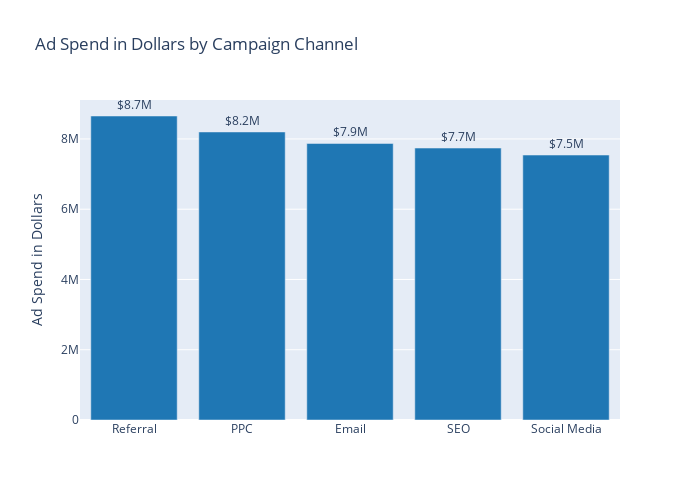

Here is the notebook cell this chart was saved with:
### Markdown cell above
#### Expenditure for each campaign

### Code cell
df_channel = run_query("""
    SELECT DISTINCT campaignchannel AS "Campaign channel",
    SUM(adspend) AS "Ad Spend"
    FROM digital_marketing
    GROUP BY 1
    ORDER BY 2 DESC;
    
""")
fig = px.bar(df_channel, x = "Campaign channel", y = "Ad Spend",
             color='Campaign channel', text = 'Ad Spend',
             title='Ad Spend in Dollars by Campaign Channel',
            color_discrete_sequence=['#1f77b4', '#1f77b4', '#1f77b4', '#1f77b4', '#1f77b4'])

fig.update_traces(texttemplate='$%{text:.2s}', textposition='outside')
fig.update_layout(yaxis_title='Ad Spend in Dollars', xaxis_title='', height=500, width = 700)
fig.update_layout(showlegend=False)

# Save as PNG (or use .jpeg, .pdf, etc.)
fig.write_image("ad_spend_by_campaign_channel.png", scale = 3)  
Image("ad_spend_by_campaign_channel.png")
fig.show()

### Figure 1 — Plotly figure (JSON) as saved in the notebook; plotly's stock layout.template omitted (floating-point values rounded to 4 significant figures)
{"data": [{"hovertemplate": "Campaign channel=%{x}<br>Ad Spend=%{text}<extra></extra>", "legendgroup": "Referral", "marker": {"color": "#1f77b4", "pattern": {"shape": ""}}, "name": "Referral", "orientation": "v", "showlegend": true, "text": [8654000.0], "textposition": "outside", "texttemplate": "$%{text:.2s}", "type": "bar", "x": ["Referral"], "xaxis": "x", "y": [8654000.0], "yaxis": "y"}, {"hovertemplate": "Campaign channel=%{x}<br>Ad Spend=%{text}<extra></extra>", "legendgroup": "PPC", "marker": {"color": "#1f77b4", "pattern": {"shape": ""}}, "name": "PPC", "orientation": "v", "showlegend": true, "text": [8199000.0], "textposition": "outside", "texttemplate": "$%{text:.2s}", "type": "bar", "x": ["PPC"], "xaxis": "x", "y": [8199000.0], "yaxis": "y"}, {"hovertemplate": "Campaign channel=%{x}<br>Ad Spend=%{text}<extra></extra>", "legendgroup": "Email", "marker": {"color": "#1f77b4", "pattern": {"shape": ""}}, "name": "Email", "orientation": "v", "showlegend": true, "text": [7872000.0], "textposition": "outside", "texttemplate": "$%{text:.2s}", "type": "bar", "x": ["Email"], "xaxis": "x", "y": [7872000.0], "yaxis": "y"}, {"hovertemplate": "Campaign channel=%{x}<br>Ad Spend=%{text}<extra></extra>", "legendgroup": "SEO", "marker": {"color": "#1f77b4", "pattern": {"shape": ""}}, "name": "SEO", "orientation": "v", "showlegend": true, "text": [7741000.0], "textposition": "outside", "texttemplate": "$%{text:.2s}", "type": "bar", "x": ["SEO"], "xaxis": "x", "y": [7741000.0], "yaxis": "y"}, {"hovertemplate": "Campaign channel=%{x}<br>Ad Spend=%{text}<extra></extra>", "legendgroup": "Social Media", "marker": {"color": "#1f77b4", "pattern": {"shape": ""}}, "name": "Social Media", "orientation": "v", "showlegend": true, "text": [7542000.0], "textposition": "outside", "texttemplate": "$%{text:.2s}", "type": "bar", "x": ["Social Media"], "xaxis": "x", "y": [7542000.0], "yaxis": "y"}], "layout": {"barmode": "relative", "height": 500, "legend": {"title": {"text": "Campaign channel"}, "tracegroupgap": 0}, "showlegend": false, "title": {"text": "Ad Spend in Dollars by Campaign Channel"}, "width": 700, "xaxis": {"anchor": "y", "autorange": true, "categoryarray": ["Referral", "PPC", "Email", "SEO", "Social Media"], "categoryorder": "array", "domain": [0, 1], "range": [-0.5, 4.5], "title": {"text": ""}, "type": "category"}, "yaxis": {"anchor": "x", "autorange": true, "domain": [0, 1], "range": [0, 9109000.0], "title": {"text": "Ad Spend in Dollars"}, "type": "linear"}}}
